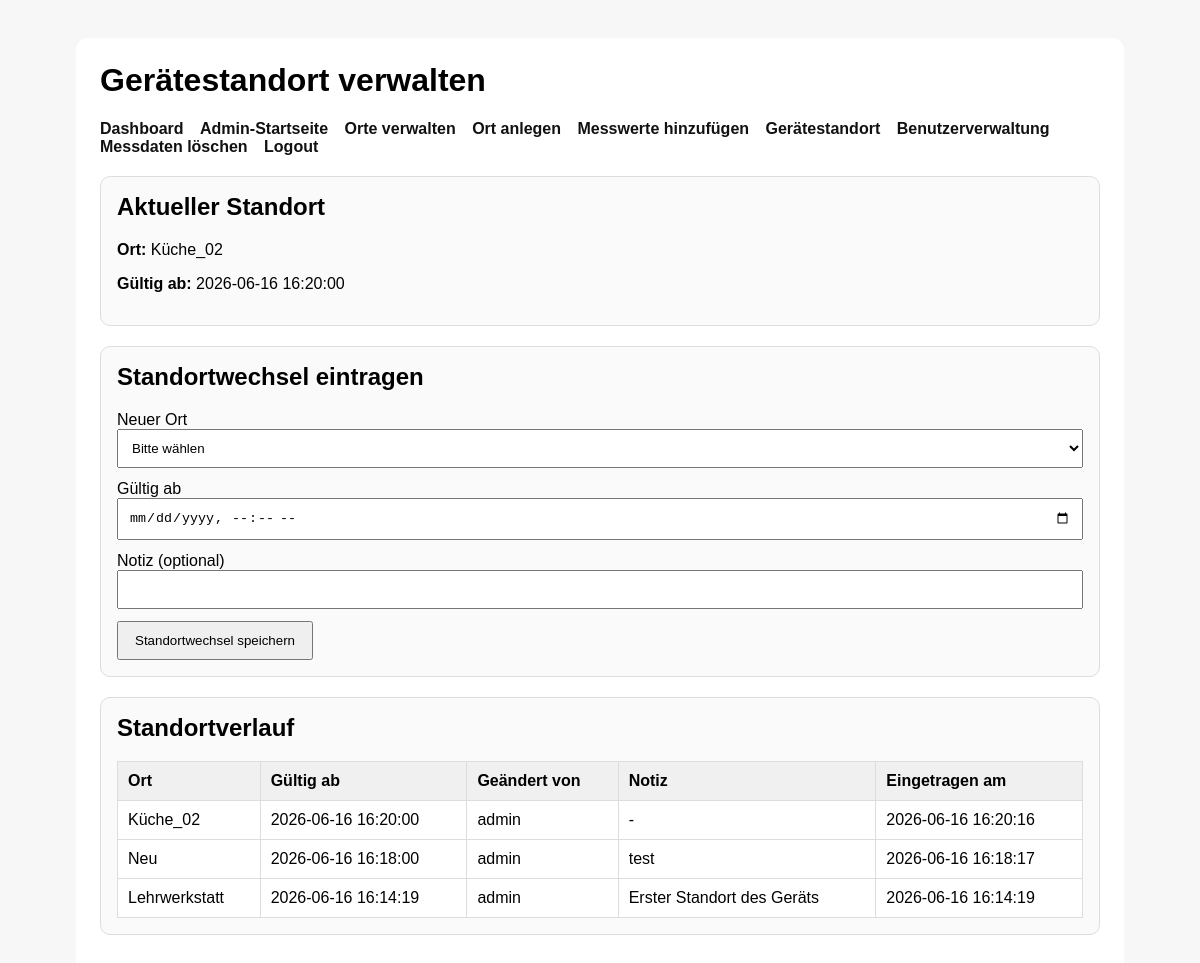
/WEBSITE/device_location.php (signed in), run on an earlier commit of the app's database.
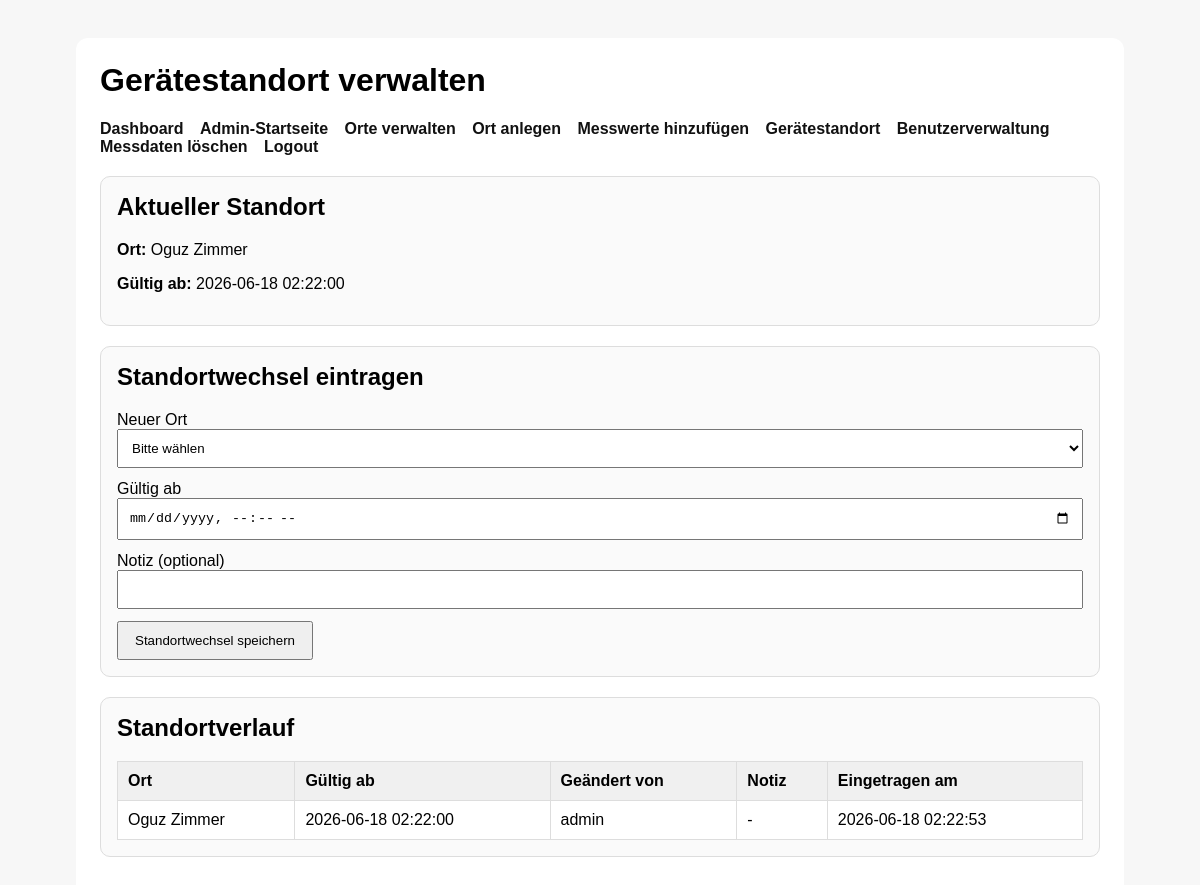
And on a later commit of the database.
### tables this page shows
CREATE TABLE `locations` (
  `id` int(11) NOT NULL AUTO_INCREMENT,
  `name` varchar(150) NOT NULL,
  `beschreibung` text DEFAULT NULL,
  `aktiv` tinyint(1) NOT NULL DEFAULT 1,
  `created_at` timestamp NOT NULL DEFAULT current_timestamp(),
  PRIMARY KEY (`id`)
);

CREATE TABLE `device_location_history` (
  `id` int(11) NOT NULL AUTO_INCREMENT,
  `location_id` int(11) NOT NULL,
  `valid_from` datetime NOT NULL,
  `changed_by` int(11) DEFAULT NULL,
  `note` varchar(255) DEFAULT NULL,
  `created_at` datetime NOT NULL DEFAULT current_timestamp(),
  PRIMARY KEY (`id`),
  KEY `location_id` (`location_id`),
  KEY `changed_by` (`changed_by`),
  CONSTRAINT `device_location_history_ibfk_1` FOREIGN KEY (`location_id`) REFERENCES `locations` (`id`),
  CONSTRAINT `device_location_history_ibfk_2` FOREIGN KEY (`changed_by`) REFERENCES `users` (`id`)
);

CREATE TABLE `users` (
  `id` int(11) NOT NULL AUTO_INCREMENT,
  `username` varchar(100) NOT NULL,
  `password_hash` varchar(255) NOT NULL,
  `role` enum('admin','user') NOT NULL DEFAULT 'user',
  `active` tinyint(1) NOT NULL DEFAULT 1,
  `created_at` timestamp NOT NULL DEFAULT current_timestamp(),
  PRIMARY KEY (`id`),
  UNIQUE KEY `username` (`username`)
);

### WEBSITE/device_location.php (the view, shortened to what this page needs)
<?php
require_once 'db.php';
$stmt = $pdo->query("
    SELECT dlh.id, dlh.valid_from, dlh.note, dlh.created_at, l.name AS location_name, u.username AS changed_by_name
    FROM device_location_history dlh
    INNER JOIN locations l ON l.id = dlh.location_id
    LEFT JOIN users u ON u.id = dlh.changed_by
    ORDER BY dlh.valid_from DESC
");
$history = $stmt->fetchAll(PDO::FETCH_ASSOC);
$currentLocation = null;
if (!empty($history)) {
    $currentLocation = $history[0];
}
?>
<!DOCTYPE html>
<html lang="de">
<head>
</head>
<body>
    <div class="box">
        <h1>Gerätestandort verwalten</h1>
        <div class="toplinks">
    <a href="dashboard.php">Dashboard</a>
    <a href="admin.php">Admin-Startseite</a>
    <a href="admin_locations.php">Orte verwalten</a>
    <a href="add_location.php">Ort anlegen</a>
    <a href="add_measurement.php">Messwerte hinzufügen</a>
    <a href="device_location.php">Gerätestandort</a>
    <a href="admin_users.php">Benutzerverwaltung</a>
    <a href="delete_measurements.php">Messdaten löschen</a>
    <a href="logout.php">Logout</a>
</div>
        <div class="card">
            <h2>Aktueller Standort</h2>
            <?php if ($currentLocation): ?>
                <p><strong>Ort:</strong> <?= htmlspecialchars($currentLocation['location_name']) ?></p>
                <p><strong>Gültig ab:</strong> <?= htmlspecialchars($currentLocation['valid_from']) ?></p>
            <?php else: ?>
                <p>Es wurde noch kein Standort für das Gerät hinterlegt.</p>
            <?php endif; ?>
        </div>
        <div class="card">
            <h2>Standortwechsel eintragen</h2>
            <form method="post" class="form-grid">
                <div>
                    <label for="location_id">Neuer Ort</label>
                    <select name="location_id" id="location_id" required>
                        <option value="">Bitte wählen</option>
                    </select>
                </div>
                <div>
                    <label for="valid_from">Gültig ab</label>
                    <input type="datetime-local" name="valid_from" id="valid_from" required>
                </div>
                <div>
                    <label for="note">Notiz (optional)</label>
                    <input type="text" name="note" id="note">
                </div>
                <div>
                    <button type="submit">Standortwechsel speichern</button>
                </div>
            </form>
        </div>
        <div class="card">
            <h2>Standortverlauf</h2>
            <table>
                <thead>
                    <tr>
                        <th>Ort</th>
                        <th>Gültig ab</th>
                        <th>Geändert von</th>
                        <th>Notiz</th>
                        <th>Eingetragen am</th>
                    </tr>
                </thead>
                <tbody>
                    <?php if (!empty($history)): ?>
                        <?php foreach ($history as $entry): ?>
                            <tr>
                                <td><?= htmlspecialchars($entry['location_name']) ?></td>
                                <td><?= htmlspecialchars($entry['valid_from']) ?></td>
                                <td><?= htmlspecialchars($entry['changed_by_name'] ?? '-') ?></td>
                                <td><?= htmlspecialchars($entry['note'] ?? '-') ?></td>
                                <td><?= htmlspecialchars($entry['created_at']) ?></td>
                            </tr>
                        <?php endforeach; ?>
                    <?php else: ?>
                        <tr>
                            <td colspan="5">Noch keine Standortwechsel vorhanden.</td>
                        </tr>
                    <?php endif; ?>
                </tbody>
            </table>
        </div>
    </div>
</body>
</html>

### WEBSITE/device_location.php (style rules this page uses)
body { font-family: Arial, sans-serif; background: #f7f7f7; padding: 30px; }
.box { max-width: 1000px; margin: 0 auto; background: #fff; padding: 24px; border-radius: 12px; }
h1, h2 { margin-top: 0; }
.toplinks { margin-bottom: 20px; }
.toplinks a { display: inline-block; margin-right: 12px; text-decoration: none; color: #111; font-weight: bold; }
.card { border: 1px solid #ddd; border-radius: 10px; padding: 16px; margin-bottom: 20px; background: #fafafa; }
.form-grid { display: grid; gap: 12px; }
input[type="datetime-local"], input[type="text"], select, textarea { width: 100%; padding: 10px; box-sizing: border-box; }
button { padding: 10px 16px; cursor: pointer; }
table { width: 100%; border-collapse: collapse; background: #fff; }
th, td { border: 1px solid #ddd; padding: 10px; text-align: left; }
th { background: #f0f0f0; }

What changed in the data, as far as the page shows it:
removed locations: name "Küche_02"
removed device_location_history: valid_from "2026-06-16 16:20:00", location.name "Küche_02", changed_by.username "admin", note "-", created_at "2026-06-16 16:20:16"
removed device_location_history: location.name "Neu", valid_from "2026-06-16 16:18:00", changed_by.username "admin", note "test", created_at "2026-06-16 16:18:17"
removed device_location_history: location.name "Lehrwerkstatt", valid_from "2026-06-16 16:14:19", changed_by.username "admin", note "Erster Standort des Geräts", created_at "2026-06-16 16:14:19"
added device_location_history: location.name "Oguz Zimmer", valid_from "2026-06-18 02:22:00", changed_by.username "admin", note "-", created_at "2026-06-18 02:22:53"
